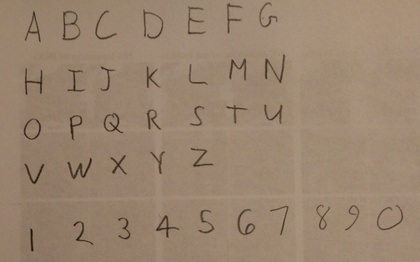
%> input picture HW5 NN/images/02_letters.jpg, 420 x 262 px, shrunk from 2743 x 1712 before the run
$ octave testFindLetters.m   (GNU Octave 9; MATLAB toolbox functions it lacks are replaced by stand-ins)
%> lines starting %> are read from the running program, lines starting %| are printed output that depends on the picture; in (x1, y1, x2, y2) boxes, pixels count from 0 and x2, y2 are one past the last pixel; in counts of white or black regions, pixels touching at a corner belong together; the program's own positions count from 1
%> further down, img is the input picture: size 262x420x3 uint8; mean R, G, B 154.2, 132.5, 111.1
### HW5 NN/code/findLetters.m
function [lines, bw] = findLetters(im)
% [lines, BW] = findLetters(im) processes the input RGB image and returns a cell
% array 'lines' of located characters in the image, as well as a binary
% representation of the input image. The cell array 'lines' should contain one
% matrix entry for each line of text that appears in the image. Each matrix entry
% should have size Lx4, where L represents the number of letters in that line.
% Each row of the matrix should contain 4 numbers [x1, y1, x2, y2] representing
% the top-left and bottom-right position of each box. The boxes in one line should
% be sorted by x1 value.


%Your code here

img=rgb2gray(im);
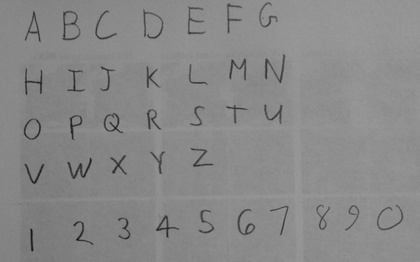
%> img: size 262x420 uint8; min 16, max 154, mean 136.5
gausFiltImg=imgaussfilt(img,1.5);% blur image

filtImg=imbinarize(gausFiltImg); % binarize image
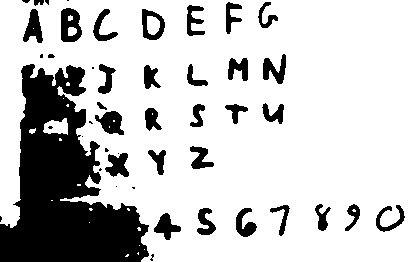
%> filtImg: size 262x420 logical; 78.3% white; 46 black regions (15 under 20 px), largest, box (x1, y1, x2, y2) and area: (0, 64, 149, 262) 15940, (61, 8, 82, 42) 513, (95, 111, 124, 135) 429

filtImg=imcomplement(filtImg); % white and black exchange
%> filtImg: size 262x420 logical; 21.7% white; 46 white regions (15 under 20 px)

% se=strel('line',11,90);
% filtImg=imdilate(filtImg,se);

bw=filtImg;
boundingBox=regionprops(filtImg,'boundingBox');
%> boundingBox = 46 regions; largest, box (x1, y1, x2, y2): (0, 64, 149, 262), (93, 9, 118, 41), (376, 205, 405, 232), (154, 213, 181, 240), (61, 8, 82, 42)

boxCoordinate=zeros(length(boundingBox),4);
for i=1:length(boundingBox)
    boxCoordinate(i,:)=boundingBox(i).BoundingBox;
    %     rectangle('Position',[boxCoordinate(1) boxCoordinate(2) boxCoordinate(3) boxCoordinate(4)],'EdgeColor','green');
end
%> this loop made 46 passes
%> after the loop, boxCoordinate = 46 rows, first 8: [0.5 216.5 2 6; 0.5 64.5 149 198; 22.5 0.5 8 3; 23.5 9.5 20 34; 34.5 0.5 10 6; 40.5 54.5 3 4; 45.5 0.5 4 5; 48.5 54.5 7 4]

%% eliminate the small box
[row,~]=find(boxCoordinate(:,3)<30);
%> row = 45 values from 1 to 46
boxCoordinate(row,:)=[];
[row,~]=find(boxCoordinate(:,4)<30);
%> row = []
boxCoordinate(row,:)=[];

%% convert bounding box into [x1 y1 x2 y2]
boxCoordinate(:,3)=boxCoordinate(:,1)+boxCoordinate(:,3);
boxCoordinate(:,4)=boxCoordinate(:,2)+boxCoordinate(:,4);
[~,index]=sort(boxCoordinate(:,4));
%> index = 1
boxCoordinate=boxCoordinate(index,:);
%> boxCoordinate = [0.5 64.5 149.5 262.5]

%% classify letters based on lines

i=1;
while length(boxCoordinate)~=0
    [row,~]=find(boxCoordinate(:,4)==min(boxCoordinate(:,4)));
    [row,~]=find(boxCoordinate(:,2)<boxCoordinate(row(1),4));
    lines{i}=boxCoordinate(row,:);
    boxCoordinate(row,:)=[];
    i=i+1;
end
%> this loop made 1 pass
%> (row, i) on pass 1: (1, 2)
%> after the loop, lines = {[0.5 64.5 149.5 262.5]}

%% order letters in each line
linesNum=length(lines);
%> linesNum = 1
for i=1:linesNum
    Line_i_letter=lines{i};
    [~,index]=sort(Line_i_letter(:,1));
    Line_i_letter=Line_i_letter(index,:);
    lines{i}=Line_i_letter;
end
%> this loop made 1 pass
%> (Line_i_letter, index) on pass 1: ([0.5 64.5 149.5 262.5], 1)

assert(size(lines{1},2) == 4,'each matrix entry should have size Lx4');
assert(size(lines{end},2) == 4,'each matrix entry should have size Lx4');
lineSortcheck = lines{1};
%> lineSortcheck = [0.5 64.5 149.5 262.5]
assert(issorted(lineSortcheck(:,1)) | issorted(lineSortcheck(end:-1:1,1)),'Matrix should be sorted in x1');

end

### HW5 NN/code/testFindLetters.m
% Your code here.
clear
% img=imread('01_list.jpg');
img=imread('02_letters.jpg');
% [4 lines of commented-out code are left out]
[lines, bw]=findLetters(img);
%> lines = {[0.5 64.5 149.5 262.5]}

imshow(img);
hold on
for i=1:length(lines)
    boxCoordinates=lines{i};
    % convert [x1 y1 width height] into [x1 y1 x2 y2]
    boxCoordinates(:,3)=boxCoordinates(:,3)-boxCoordinates(:,1);
    boxCoordinates(:,4)=boxCoordinates(:,4)-boxCoordinates(:,2);

    for j=1:length(boxCoordinates(:,1))
        box=boxCoordinates(j,:);
        rectangle('Position',[box(1) box(2) box(3) box(4)],'EdgeColor','green');
    end
end
%> this loop made 1 pass
%> after the loop, boxCoordinates = [0.5 64.5 149 198]
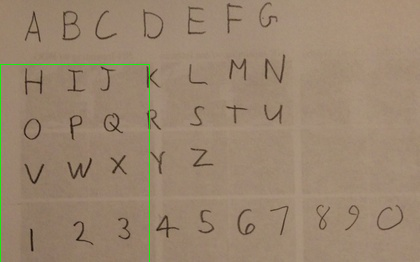
%> figure redrawn from the program's plot data
